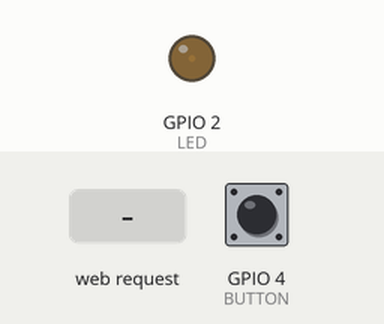
Bench run of a program on a simulated ESP32. Parts: output pins drawn as LEDs (lit = HIGH). The inputs (shaded band) are chosen by the test bench; at power-on: GPIO 4 (BUTTON) HIGH. A WiFi scan finds three made-up networks; storage starts empty; what the program prints to the serial monitor is not drawn.

Above: at 1.2 s.
1.3 s: HTTP request GET / received
Timing chart, 0 to 1.5 s (numbered marks = the images above; inputs shaded):
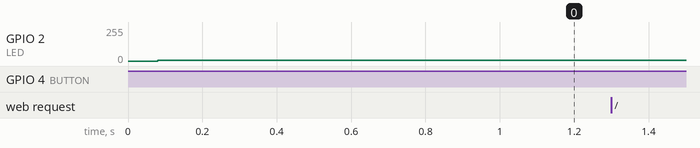

The program:

main.cpp
```cpp
#include <WiFi.h>
#include <WebServer.h>
#include <SPIFFS.h>
#include <Arduino.h>
#include <DNSServer.h>
#include <ESPmDNS.h>
#include <ArduinoJson.h>

gpio_num_t LED = GPIO_NUM_2;
gpio_num_t BUTTON = GPIO_NUM_4;

const char* ssid = "ESP32_Access_Point";
const char* password = "12345678";

WebServer server(80);
DNSServer dnsServer;

void handleRoot();
void handleAbout();
void handleNotFound();
void handleNetworks();

bool ledState = false;
int brightness = 0;
int fadeAmount = 5;

void setup() {
  gpio_set_direction(LED, GPIO_MODE_OUTPUT);
  gpio_set_direction(BUTTON, GPIO_MODE_INPUT);

  Serial.begin(115200);
  Serial.println("Rozpoczynanie konfiguracji...");

  WiFi.softAP(ssid, password);
  IPAddress IP = WiFi.softAPIP();
  Serial.print("Adres IP Access Point: ");
  Serial.println(IP);

  dnsServer.start(53, "*", IP);

  if (!MDNS.begin("esp32")) {
    Serial.println("Błąd podczas konfiguracji mDNS!");
  }

  if (!SPIFFS.begin(true)) {
    Serial.println("An Error has occurred while mounting SPIFFS");
    return;
  }

  server.on("/", HTTP_GET, handleRoot);
  server.on("/about", HTTP_GET, handleAbout);
  server.on("/networks", HTTP_GET, handleNetworks);
  server.onNotFound(handleNotFound);

  server.begin();
  Serial.println("Serwer HTTP uruchomiony");

  ledcSetup(0, 5000, 8);
  ledcAttachPin(LED, 0);
}

void loop() {
  dnsServer.processNextRequest();
  server.handleClient();

  analogWrite(LED, brightness);
  ledcWrite(0, brightness);
  brightness = brightness + fadeAmount;
  if (brightness <= 0 || brightness >= 255) {
    fadeAmount = -fadeAmount;
  }
  if (digitalRead(BUTTON) == LOW) {
    ledState = !ledState;
    digitalWrite(LED, ledState);
    delay(300); // Debounce delay
  }
}

void handleRoot() {
  Serial.println("Obsługa żądania root");
  File file = SPIFFS.open("/index.html", "r");
  if (!file) {
    Serial.println("Nie udało się otworzyć index.html");
    server.send(404, "text/plain", "Plik nie znaleziony");
    return;
  }

  String html = file.readString();
  server.send(200, "text/html", html);
  file.close();
}

void handleAbout() {
  Serial.println("Obsługa żądania about");
  File file = SPIFFS.open("/about.html", "r");
  if (!file) {
    Serial.println("Nie udało się otworzyć about.html");
    server.send(404, "text/plain", "Plik nie znaleziony");
    return;
  }

  String html = file.readString();
  Serial.println("Wysyłanie zawartości about.html:");
  Serial.println(html);
  server.send(200, "text/html", html);
  file.close();
}

void handleNotFound() {
  Serial.println("Obsługa żądania nie znaleziono");
  server.send(404, "text/plain", "404: Nie znaleziono");
}
void handleNetworks() {
  int n = WiFi.scanNetworks();
  Serial.println("scan done");
  if (n == 0) {
    Serial.println("no networks found");
  } else {
    Serial.print(n);
    Serial.println(" networks found");
    DynamicJsonDocument doc(1024);
    JsonArray networks = doc.to<JsonArray>();
    for (int i = 0; i < n; ++i) {
      JsonObject network = networks.add<JsonObject>();
      network["ssid"] = WiFi.SSID(i);
      network["rssi"] = WiFi.RSSI(i);
    }
    String json;
    serializeJson(doc, json);
    server.send(200, "application/json", json);
  }
}
/*#include <WiFi.h>
#include <WebServer.h>
#include <SPIFFS.h>
#include <Arduino.h>
#include <DNSServer.h>
#include <ESPmDNS.h>
#include <ArduinoJson.h>

gpio_num_t LED = GPIO_NUM_2;

const char* ssid = "ESP32_Access_Point";
const char* password = "12345678";

WebServer server(80);
DNSServer dnsServer;

void handleRoot();
void handleAbout();
void handleNotFound();
void handleNetworks();

bool ledState = false;
int brightness = 0;
int fadeAmount = 5;

void setup() {
  gpio_set_direction(LED, GPIO_MODE_OUTPUT);

  Serial.begin(115200);
  Serial.println("Rozpoczynanie konfiguracji...");

  WiFi.softAP(ssid, password);
  IPAddress IP = WiFi.softAPIP();
  Serial.print("Adres IP Access Point: ");
  Serial.println(IP);

  dnsServer.start(53, "*", IP);

  if (!MDNS.begin("esp32")) {
    Serial.println("Błąd podczas konfiguracji mDNS!");
  }

  if (!SPIFFS.begin(true)) {
    Serial.println("An Error has occurred while mounting SPIFFS");
    return;
  }

  server.on("/", HTTP_GET, handleRoot);
  server.on("/about", HTTP_GET, handleAbout);
  server.on("/networks", HTTP_GET, handleNetworks);
  server.onNotFound(handleNotFound);

  server.begin();
  Serial.println("Serwer HTTP uruchomiony");

  ledcSetup(0, 5000, 8);
  ledcAttachPin(LED, 0);
}

void loop() {
  dnsServer.processNextRequest();
  server.handleClient();

  analogWrite(LED, brightness);
  ledcWrite(0, brightness);
  brightness = brightness + fadeAmount;
  if (brightness <= 0 || brightness >= 255) {
    fadeAmount = -fadeAmount;
  }
}

void handleRoot() {
  Serial.println("Obsługa żądania root");
  File file = SPIFFS.open("/index.html", "r");
  if (!file) {
    Serial.println("Nie udało się otworzyć index.html");
    server.send(404, "text/plain", "Plik nie znaleziony");
    return;
  }

  String html = file.readString();
  server.send(200, "text/html", html);
  file.close();
}

void handleAbout() {
  File file = SPIFFS.open("/about.html", "r");
  if (!file) {
    Serial.println("Nie udało się otworzyć about.html");
    server.send(404, "text/plain", "Plik nie znaleziony");
    return;
  }

  String html = file.readString();
  Serial.println("Wysyłanie zawartości about.html:");
  Serial.println(html);
  server.send(200, "text/html", html);
  file.close();
}

void handleNotFound() {
  Serial.println("Obsługa żądania nie znaleziono");
  server.send(404, "text/plain", "404: Nie znaleziono");
}

void handleNetworks() {
  int n = WiFi.scanNetworks();
  Serial.println("scan done");
  if (n == 0) {
    Serial.println("no networks found");
  } else {
    Serial.print(n);
    Serial.println(" networks found");
    DynamicJsonDocument doc(1024);
    JsonArray networks = doc.to<JsonArray>();
    for (int i = 0; i < n; ++i) {
      JsonObject network = networks.add<JsonObject>();
      network["ssid"] = WiFi.SSID(i);
      network["rssi"] = WiFi.RSSI(i);
    }
    String json;
    serializeJson(doc, json);
    server.send(200, "application/json", json);
  }
}*/
```
